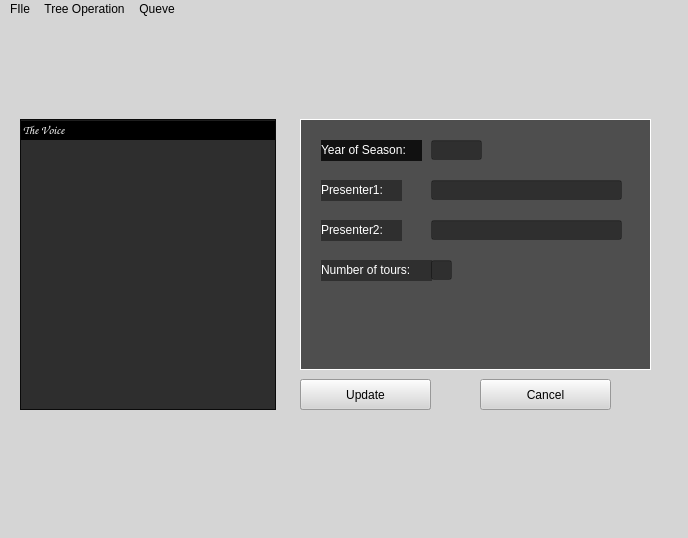
<?xml version="1.0" encoding="UTF-8"?>
<ui version="4.0">
 <class>MainWindow</class>
 <widget class="QMainWindow" name="MainWindow">
  <property name="geometry">
   <rect>
    <x>0</x>
    <y>0</y>
    <width>688</width>
    <height>538</height>
   </rect>
  </property>
  <property name="windowTitle">
   <string>MainWindow</string>
  </property>
  <property name="styleSheet">
   <string notr="true">background-color: rgb(213, 213, 213);</string>
  </property>
  <widget class="QWidget" name="centralWidget">
   <widget class="QTreeWidget" name="treeWidget">
    <property name="geometry">
     <rect>
      <x>20</x>
      <y>100</y>
      <width>256</width>
      <height>291</height>
     </rect>
    </property>
    <property name="styleSheet">
     <string notr="true">background-color: rgba(0,0,0,200);
selection-color: rgb(57, 78, 153);
font: 10pt &quot;Comic Sans MS&quot;;
color: rgb(255, 255, 255);</string>
    </property>
    <column>
     <property name="text">
      <string>The Voice</string>
     </property>
     <property name="font">
      <font>
       <family>Comic Sans MS</family>
      </font>
     </property>
     <property name="background">
      <color>
       <red>255</red>
       <green>255</green>
       <blue>255</blue>
      </color>
     </property>
     <property name="foreground">
      <brush brushstyle="NoBrush">
       <color alpha="255">
        <red>0</red>
        <green>0</green>
        <blue>0</blue>
       </color>
      </brush>
     </property>
    </column>
   </widget>
   <widget class="QStackedWidget" name="stackedWidget">
    <property name="geometry">
     <rect>
      <x>300</x>
      <y>100</y>
      <width>351</width>
      <height>251</height>
     </rect>
    </property>
    <property name="styleSheet">
     <string notr="true">background-color: rgba(0,0,0,100);
font: 8pt &quot;Comic Sans MS&quot;;
color: rgb(255, 255, 255);</string>
    </property>
    <property name="frameShape">
     <enum>QFrame::Box</enum>
    </property>
    <property name="currentIndex">
     <number>1</number>
    </property>
    <widget class="QWidget" name="Golos">
     <widget class="QLabel" name="label">
      <property name="geometry">
       <rect>
        <x>20</x>
        <y>20</y>
        <width>51</width>
        <height>21</height>
       </rect>
      </property>
      <property name="text">
       <string>Country:</string>
      </property>
     </widget>
     <widget class="QLabel" name="label_2">
      <property name="geometry">
       <rect>
        <x>20</x>
        <y>60</y>
        <width>51</width>
        <height>21</height>
       </rect>
      </property>
      <property name="text">
       <string>Channel:</string>
      </property>
     </widget>
     <widget class="QLineEdit" name="CountryName">
      <property name="geometry">
       <rect>
        <x>110</x>
        <y>20</y>
        <width>191</width>
        <height>20</height>
       </rect>
      </property>
     </widget>
     <widget class="QLineEdit" name="ChannelName">
      <property name="geometry">
       <rect>
        <x>110</x>
        <y>60</y>
        <width>191</width>
        <height>20</height>
       </rect>
      </property>
     </widget>
    </widget>
    <widget class="QWidget" name="Season">
     <widget class="QLineEdit" name="YearOfSeason">
      <property name="geometry">
       <rect>
        <x>130</x>
        <y>20</y>
        <width>51</width>
        <height>20</height>
       </rect>
      </property>
      <property name="styleSheet">
       <string notr="true">font: 8pt &quot;Comic Sans MS&quot;;
color: rgb(255, 255, 255);</string>
      </property>
     </widget>
     <widget class="QLineEdit" name="Presenter1">
      <property name="geometry">
       <rect>
        <x>130</x>
        <y>60</y>
        <width>191</width>
        <height>20</height>
       </rect>
      </property>
      <property name="styleSheet">
       <string notr="true">font: 8pt &quot;Comic Sans MS&quot;;
color: rgb(255, 255, 255);</string>
      </property>
     </widget>
     <widget class="QLineEdit" name="Presenter2">
      <property name="geometry">
       <rect>
        <x>130</x>
        <y>100</y>
        <width>191</width>
        <height>20</height>
       </rect>
      </property>
      <property name="styleSheet">
       <string notr="true">font: 8pt &quot;Comic Sans MS&quot;;
color: rgb(255, 255, 255);</string>
      </property>
     </widget>
     <widget class="QLineEdit" name="NumberOfTours">
      <property name="geometry">
       <rect>
        <x>130</x>
        <y>140</y>
        <width>21</width>
        <height>20</height>
       </rect>
      </property>
      <property name="styleSheet">
       <string notr="true">font: 8pt &quot;Comic Sans MS&quot;;
color: rgb(255, 255, 255);</string>
      </property>
     </widget>
     <widget class="QLabel" name="label_3">
      <property name="geometry">
       <rect>
        <x>20</x>
        <y>20</y>
        <width>101</width>
        <height>21</height>
       </rect>
      </property>
      <property name="styleSheet">
       <string notr="true">background-color: rgba(0,0,0,200);
font: 8pt &quot;Comic Sans MS&quot;;
color: rgb(255, 255, 255);</string>
      </property>
      <property name="text">
       <string>&lt;html&gt;&lt;head/&gt;&lt;body&gt;&lt;p&gt;&lt;span style=&quot; color:#ffffff;&quot;&gt;Year of Season:&lt;/span&gt;&lt;/p&gt;&lt;/body&gt;&lt;/html&gt;</string>
      </property>
     </widget>
     <widget class="QLabel" name="label_4">
      <property name="geometry">
       <rect>
        <x>20</x>
        <y>60</y>
        <width>81</width>
        <height>21</height>
       </rect>
      </property>
      <property name="styleSheet">
       <string notr="true">font: 8pt &quot;Comic Sans MS&quot;;
color: rgb(255, 255, 255);</string>
      </property>
      <property name="text">
       <string>&lt;html&gt;&lt;head/&gt;&lt;body&gt;&lt;p&gt;&lt;span style=&quot; color:#ffffff;&quot;&gt;Presenter1:&lt;/span&gt;&lt;/p&gt;&lt;/body&gt;&lt;/html&gt;</string>
      </property>
     </widget>
     <widget class="QLabel" name="label_5">
      <property name="geometry">
       <rect>
        <x>20</x>
        <y>100</y>
        <width>81</width>
        <height>21</height>
       </rect>
      </property>
      <property name="styleSheet">
       <string notr="true">font: 8pt &quot;Comic Sans MS&quot;;
color: rgb(255, 255, 255);</string>
      </property>
      <property name="text">
       <string>&lt;html&gt;&lt;head/&gt;&lt;body&gt;&lt;p&gt;&lt;span style=&quot; color:#ffffff;&quot;&gt;Presenter2:&lt;/span&gt;&lt;/p&gt;&lt;/body&gt;&lt;/html&gt;</string>
      </property>
     </widget>
     <widget class="QLabel" name="label_6">
      <property name="geometry">
       <rect>
        <x>20</x>
        <y>140</y>
        <width>111</width>
        <height>21</height>
       </rect>
      </property>
      <property name="styleSheet">
       <string notr="true">font: 8pt &quot;Comic Sans MS&quot;;
color: rgb(255, 255, 255);</string>
      </property>
      <property name="text">
       <string>&lt;html&gt;&lt;head/&gt;&lt;body&gt;&lt;p&gt;&lt;span style=&quot; color:#ffffff;&quot;&gt;Number of tours:&lt;/span&gt;&lt;/p&gt;&lt;/body&gt;&lt;/html&gt;</string>
      </property>
     </widget>
    </widget>
    <widget class="QWidget" name="Tutor">
     <widget class="QLineEdit" name="NameOfTutor">
      <property name="geometry">
       <rect>
        <x>130</x>
        <y>20</y>
        <width>191</width>
        <height>20</height>
       </rect>
      </property>
     </widget>
     <widget class="QLineEdit" name="YearOfBirth">
      <property name="geometry">
       <rect>
        <x>130</x>
        <y>60</y>
        <width>51</width>
        <height>20</height>
       </rect>
      </property>
     </widget>
     <widget class="QRadioButton" name="isMan">
      <property name="geometry">
       <rect>
        <x>110</x>
        <y>100</y>
        <width>51</width>
        <height>17</height>
       </rect>
      </property>
      <property name="text">
       <string>Man</string>
      </property>
     </widget>
     <widget class="QRadioButton" name="isWoman">
      <property name="geometry">
       <rect>
        <x>110</x>
        <y>130</y>
        <width>61</width>
        <height>17</height>
       </rect>
      </property>
      <property name="text">
       <string>Woman</string>
      </property>
     </widget>
     <widget class="QLabel" name="label_7">
      <property name="geometry">
       <rect>
        <x>20</x>
        <y>20</y>
        <width>91</width>
        <height>21</height>
       </rect>
      </property>
      <property name="text">
       <string>Name of tutor:</string>
      </property>
     </widget>
     <widget class="QLabel" name="label_8">
      <property name="geometry">
       <rect>
        <x>20</x>
        <y>60</y>
        <width>91</width>
        <height>21</height>
       </rect>
      </property>
      <property name="text">
       <string>Year of birth:</string>
      </property>
     </widget>
     <widget class="QLabel" name="label_9">
      <property name="geometry">
       <rect>
        <x>20</x>
        <y>100</y>
        <width>81</width>
        <height>21</height>
       </rect>
      </property>
      <property name="text">
       <string>Gender:</string>
      </property>
     </widget>
    </widget>
    <widget class="QWidget" name="Participant">
     <widget class="QLineEdit" name="NameOfPart">
      <property name="geometry">
       <rect>
        <x>150</x>
        <y>20</y>
        <width>181</width>
        <height>20</height>
       </rect>
      </property>
     </widget>
     <widget class="QLabel" name="label_10">
      <property name="geometry">
       <rect>
        <x>10</x>
        <y>20</y>
        <width>131</width>
        <height>21</height>
       </rect>
      </property>
      <property name="text">
       <string>Name of participant:</string>
      </property>
     </widget>
     <widget class="QLineEdit" name="YearOfBirthPart">
      <property name="geometry">
       <rect>
        <x>150</x>
        <y>60</y>
        <width>51</width>
        <height>20</height>
       </rect>
      </property>
     </widget>
     <widget class="QLabel" name="label_11">
      <property name="geometry">
       <rect>
        <x>10</x>
        <y>60</y>
        <width>101</width>
        <height>21</height>
       </rect>
      </property>
      <property name="text">
       <string>Year of birth:</string>
      </property>
     </widget>
     <widget class="QLabel" name="label_12">
      <property name="geometry">
       <rect>
        <x>10</x>
        <y>100</y>
        <width>131</width>
        <height>21</height>
       </rect>
      </property>
      <property name="text">
       <string>Place of residence:</string>
      </property>
     </widget>
     <widget class="QLineEdit" name="PlaceOfResidence">
      <property name="geometry">
       <rect>
        <x>150</x>
        <y>100</y>
        <width>181</width>
        <height>20</height>
       </rect>
      </property>
     </widget>
     <widget class="QLineEdit" name="TourOfParticipant">
      <property name="geometry">
       <rect>
        <x>150</x>
        <y>140</y>
        <width>31</width>
        <height>20</height>
       </rect>
      </property>
     </widget>
     <widget class="QLabel" name="label_13">
      <property name="geometry">
       <rect>
        <x>10</x>
        <y>140</y>
        <width>131</width>
        <height>21</height>
       </rect>
      </property>
      <property name="text">
       <string>Tour of participant:</string>
      </property>
     </widget>
     <widget class="QLabel" name="label_14">
      <property name="geometry">
       <rect>
        <x>10</x>
        <y>180</y>
        <width>101</width>
        <height>21</height>
       </rect>
      </property>
      <property name="text">
       <string>Prize place:</string>
      </property>
     </widget>
     <widget class="QLineEdit" name="part_place">
      <property name="geometry">
       <rect>
        <x>150</x>
        <y>180</y>
        <width>21</width>
        <height>20</height>
       </rect>
      </property>
      <property name="text">
       <string/>
      </property>
     </widget>
    </widget>
    <widget class="QWidget" name="page">
     <widget class="QPushButton" name="endTutName">
      <property name="geometry">
       <rect>
        <x>210</x>
        <y>70</y>
        <width>75</width>
        <height>21</height>
       </rect>
      </property>
      <property name="text">
       <string>OK</string>
      </property>
     </widget>
     <widget class="QLineEdit" name="tutorsNameToInf">
      <property name="geometry">
       <rect>
        <x>40</x>
        <y>70</y>
        <width>161</width>
        <height>20</height>
       </rect>
      </property>
     </widget>
     <widget class="QLabel" name="label_15">
      <property name="geometry">
       <rect>
        <x>40</x>
        <y>10</y>
        <width>281</width>
        <height>51</height>
       </rect>
      </property>
      <property name="text">
       <string>&lt;html&gt;&lt;head/&gt;&lt;body&gt;&lt;p align=&quot;center&quot;&gt;&lt;span style=&quot; font-weight:600;&quot;&gt;Enter the name of the tutor to display &lt;/span&gt;&lt;/p&gt;&lt;p align=&quot;center&quot;&gt;&lt;span style=&quot; font-weight:600;&quot;&gt;information about him&lt;/span&gt;&lt;/p&gt;&lt;/body&gt;&lt;/html&gt;</string>
      </property>
     </widget>
     <widget class="QLabel" name="label_16">
      <property name="geometry">
       <rect>
        <x>60</x>
        <y>110</y>
        <width>161</width>
        <height>31</height>
       </rect>
      </property>
      <property name="text">
       <string>Count of seasons in which this
tutor participated:</string>
      </property>
     </widget>
     <widget class="QLabel" name="label_17">
      <property name="geometry">
       <rect>
        <x>60</x>
        <y>170</y>
        <width>191</width>
        <height>31</height>
       </rect>
      </property>
      <property name="text">
       <string>Count of winners of this tutor:</string>
      </property>
     </widget>
     <widget class="QLineEdit" name="tutorSeasons">
      <property name="geometry">
       <rect>
        <x>260</x>
        <y>115</y>
        <width>21</width>
        <height>21</height>
       </rect>
      </property>
      <property name="text">
       <string/>
      </property>
     </widget>
     <widget class="QLineEdit" name="winnersTutor">
      <property name="geometry">
       <rect>
        <x>260</x>
        <y>175</y>
        <width>21</width>
        <height>21</height>
       </rect>
      </property>
      <property name="text">
       <string/>
      </property>
     </widget>
    </widget>
    <widget class="QWidget" name="page_2">
     <widget class="QLabel" name="label_18">
      <property name="geometry">
       <rect>
        <x>40</x>
        <y>0</y>
        <width>231</width>
        <height>31</height>
       </rect>
      </property>
      <property name="text">
       <string>&lt;html&gt;&lt;head/&gt;&lt;body&gt;&lt;p align=&quot;center&quot;&gt;&lt;span style=&quot; font-weight:600;&quot;&gt;Rating of the presenters&lt;/span&gt;&lt;/p&gt;&lt;/body&gt;&lt;/html&gt;</string>
      </property>
     </widget>
     <widget class="QTextBrowser" name="rating">
      <property name="geometry">
       <rect>
        <x>20</x>
        <y>30</y>
        <width>271</width>
        <height>192</height>
       </rect>
      </property>
      <property name="html">
       <string>&lt;!DOCTYPE HTML PUBLIC &quot;-//W3C//DTD HTML 4.0//EN&quot; &quot;http://www.w3.org/TR/REC-html40/strict.dtd&quot;&gt;
&lt;html&gt;&lt;head&gt;&lt;meta name=&quot;qrichtext&quot; content=&quot;1&quot; /&gt;&lt;style type=&quot;text/css&quot;&gt;
p, li { white-space: pre-wrap; }
&lt;/style&gt;&lt;/head&gt;&lt;body style=&quot; font-family:'Comic Sans MS'; font-size:8pt; font-weight:400; font-style:normal;&quot;&gt;
&lt;p style=&quot;-qt-paragraph-type:empty; margin-top:0px; margin-bottom:0px; margin-left:0px; margin-right:0px; -qt-block-indent:0; text-indent:0px; font-family:'MS Shell Dlg 2'; font-size:8.25pt;&quot;&gt;&lt;br /&gt;&lt;/p&gt;&lt;/body&gt;&lt;/html&gt;</string>
      </property>
     </widget>
    </widget>
    <widget class="QWidget" name="page_3">
     <widget class="QLabel" name="label_37">
      <property name="geometry">
       <rect>
        <x>40</x>
        <y>20</y>
        <width>231</width>
        <height>31</height>
       </rect>
      </property>
      <property name="text">
       <string>&lt;html&gt;&lt;head/&gt;&lt;body&gt;&lt;p align=&quot;center&quot;&gt;&lt;span style=&quot; font-weight:600;&quot;&gt;Season information&lt;/span&gt;&lt;/p&gt;&lt;/body&gt;&lt;/html&gt;</string>
      </property>
     </widget>
     <widget class="QLabel" name="label_38">
      <property name="geometry">
       <rect>
        <x>50</x>
        <y>70</y>
        <width>47</width>
        <height>13</height>
       </rect>
      </property>
      <property name="text">
       <string>Season:</string>
      </property>
     </widget>
     <widget class="QLineEdit" name="seasonInput">
      <property name="geometry">
       <rect>
        <x>112</x>
        <y>70</y>
        <width>101</width>
        <height>16</height>
       </rect>
      </property>
     </widget>
     <widget class="QLabel" name="label_39">
      <property name="geometry">
       <rect>
        <x>50</x>
        <y>120</y>
        <width>141</width>
        <height>16</height>
       </rect>
      </property>
      <property name="text">
       <string>Count of participants:</string>
      </property>
     </widget>
     <widget class="QLabel" name="label_40">
      <property name="geometry">
       <rect>
        <x>50</x>
        <y>180</y>
        <width>101</width>
        <height>16</height>
       </rect>
      </property>
      <property name="text">
       <string>Winner:</string>
      </property>
     </widget>
     <widget class="QLineEdit" name="CountOfPart">
      <property name="geometry">
       <rect>
        <x>190</x>
        <y>120</y>
        <width>113</width>
        <height>16</height>
       </rect>
      </property>
     </widget>
     <widget class="QLineEdit" name="winner">
      <property name="geometry">
       <rect>
        <x>130</x>
        <y>180</y>
        <width>171</width>
        <height>16</height>
       </rect>
      </property>
     </widget>
     <widget class="QPushButton" name="seasonInputDone">
      <property name="geometry">
       <rect>
        <x>240</x>
        <y>70</y>
        <width>71</width>
        <height>21</height>
       </rect>
      </property>
      <property name="text">
       <string>OK</string>
      </property>
     </widget>
    </widget>
    <widget class="QWidget" name="page_7">
     <widget class="QLabel" name="label_41">
      <property name="geometry">
       <rect>
        <x>40</x>
        <y>10</y>
        <width>231</width>
        <height>31</height>
       </rect>
      </property>
      <property name="text">
       <string>&lt;html&gt;&lt;head/&gt;&lt;body&gt;&lt;p align=&quot;center&quot;&gt;&lt;span style=&quot; font-weight:600;&quot;&gt;Tour`s participants&lt;/span&gt;&lt;/p&gt;&lt;/body&gt;&lt;/html&gt;</string>
      </property>
     </widget>
     <widget class="QLabel" name="label_42">
      <property name="geometry">
       <rect>
        <x>30</x>
        <y>40</y>
        <width>111</width>
        <height>21</height>
       </rect>
      </property>
      <property name="text">
       <string>Enter the season:</string>
      </property>
     </widget>
     <widget class="QLineEdit" name="seasonNum">
      <property name="geometry">
       <rect>
        <x>150</x>
        <y>40</y>
        <width>113</width>
        <height>20</height>
       </rect>
      </property>
     </widget>
     <widget class="QLabel" name="label_43">
      <property name="geometry">
       <rect>
        <x>30</x>
        <y>70</y>
        <width>111</width>
        <height>21</height>
       </rect>
      </property>
      <property name="text">
       <string>Enter the tour:</string>
      </property>
     </widget>
     <widget class="QLineEdit" name="tourNum">
      <property name="geometry">
       <rect>
        <x>150</x>
        <y>70</y>
        <width>113</width>
        <height>20</height>
       </rect>
      </property>
     </widget>
     <widget class="QTextEdit" name="participants">
      <property name="geometry">
       <rect>
        <x>30</x>
        <y>100</y>
        <width>251</width>
        <height>131</height>
       </rect>
      </property>
     </widget>
     <widget class="QPushButton" name="OK1">
      <property name="geometry">
       <rect>
        <x>270</x>
        <y>40</y>
        <width>31</width>
        <height>21</height>
       </rect>
      </property>
      <property name="text">
       <string>OK</string>
      </property>
     </widget>
     <widget class="QPushButton" name="OK2">
      <property name="geometry">
       <rect>
        <x>270</x>
        <y>70</y>
        <width>31</width>
        <height>23</height>
       </rect>
      </property>
      <property name="text">
       <string>OK</string>
      </property>
     </widget>
    </widget>
   </widget>
   <widget class="QPushButton" name="Save">
    <property name="geometry">
     <rect>
      <x>300</x>
      <y>360</y>
      <width>131</width>
      <height>31</height>
     </rect>
    </property>
    <property name="text">
     <string>Save</string>
    </property>
   </widget>
   <widget class="QPushButton" name="Update">
    <property name="geometry">
     <rect>
      <x>300</x>
      <y>360</y>
      <width>131</width>
      <height>31</height>
     </rect>
    </property>
    <property name="text">
     <string>Update</string>
    </property>
   </widget>
   <widget class="QPushButton" name="Cancel">
    <property name="geometry">
     <rect>
      <x>480</x>
      <y>360</y>
      <width>131</width>
      <height>31</height>
     </rect>
    </property>
    <property name="text">
     <string>Cancel</string>
    </property>
   </widget>
   <widget class="QLabel" name="label_44">
    <property name="geometry">
     <rect>
      <x>0</x>
      <y>0</y>
      <width>681</width>
      <height>521</height>
     </rect>
    </property>
    <property name="styleSheet">
     <string notr="true">background-image: url(:/new/prefix1/goloskra.jpg);</string>
    </property>
    <property name="text">
     <string/>
    </property>
   </widget>
   <zorder>label_44</zorder>
   <zorder>treeWidget</zorder>
   <zorder>stackedWidget</zorder>
   <zorder>Save</zorder>
   <zorder>Update</zorder>
   <zorder>Cancel</zorder>
  </widget>
  <widget class="QMenuBar" name="menuBar">
   <property name="geometry">
    <rect>
     <x>0</x>
     <y>0</y>
     <width>688</width>
     <height>26</height>
    </rect>
   </property>
   <widget class="QMenu" name="menuFIle">
    <property name="title">
     <string>FIle</string>
    </property>
    <addaction name="actionOpen"/>
    <addaction name="actionSave"/>
   </widget>
   <widget class="QMenu" name="menuTree_Operation">
    <property name="title">
     <string>Tree Operation</string>
    </property>
    <addaction name="actionEdit"/>
    <addaction name="actionAdd"/>
    <addaction name="actionDelete"/>
   </widget>
   <widget class="QMenu" name="menuQueve">
    <property name="title">
     <string>Queve</string>
    </property>
    <addaction name="actionTutor_s_achievments"/>
    <addaction name="actionSeason_s_winner"/>
    <addaction name="actionTour_s_participants"/>
    <addaction name="actionRating_of_the_presenters"/>
   </widget>
   <addaction name="menuFIle"/>
   <addaction name="menuTree_Operation"/>
   <addaction name="menuQueve"/>
  </widget>
  <widget class="QStatusBar" name="statusBar"/>
  <action name="actionOpen">
   <property name="text">
    <string>Open</string>
   </property>
  </action>
  <action name="actionSave">
   <property name="text">
    <string>Save</string>
   </property>
  </action>
  <action name="actionEdit">
   <property name="text">
    <string>Edit</string>
   </property>
  </action>
  <action name="actionAdd">
   <property name="text">
    <string>Add</string>
   </property>
  </action>
  <action name="actionDelete">
   <property name="text">
    <string>Delete</string>
   </property>
  </action>
  <action name="actionTutor_s_achievments">
   <property name="text">
    <string>Tutor's achievments</string>
   </property>
  </action>
  <action name="actionSeason_s_winner">
   <property name="text">
    <string>Season's winner</string>
   </property>
  </action>
  <action name="actionTour_s_participants">
   <property name="text">
    <string>Tour's participants</string>
   </property>
  </action>
  <action name="actionRating_of_the_presenters">
   <property name="text">
    <string>Rating of the presenters</string>
   </property>
  </action>
 </widget>
 <layoutdefault spacing="6" margin="11"/>
 <resources/>
 <connections/>
</ui>
